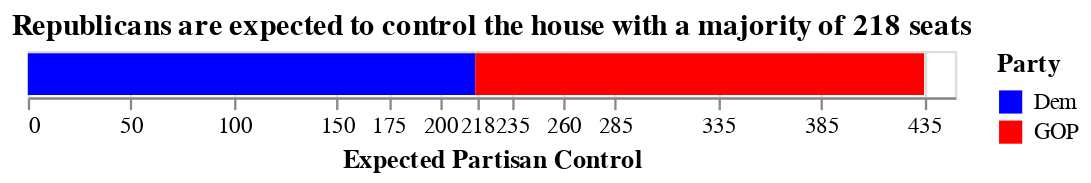

Notebook cell for this chart:
### Code cell
get_viz(2022,"All","Majority")

### Figure 1 — Vega-Lite specification as saved in the notebook (floating-point values rounded to 4 significant figures)
{"config": {"view": {"continuousWidth": 400, "continuousHeight": 300}}, "data": {"name": "data-f6f5c4c39faecd2395c1db066fd32991"}, "mark": "bar", "encoding": {"color": {"field": "Party", "scale": {"range": ["blue", "red"]}, "type": "nominal"}, "x": {"aggregate": "sum", "axis": {"values": [0, 50, 100, 150, 175, 200, 218, 235, 260, 285, 335, 385, 435]}, "field": "Expected Seats", "title": "Expected Partisan Control", "type": "quantitative"}}, "title": "Republicans are expected to control the house with a majority of 218 seats", "$schema": "https://vega.github.io/schema/vega-lite/v4.17.0.json", "datasets": {"data-f6f5c4c39faecd2395c1db066fd32991": [{"Expected Seats": 217.1, "Party": "Dem"}, {"Expected Seats": 217.9, "Party": "GOP"}]}}
